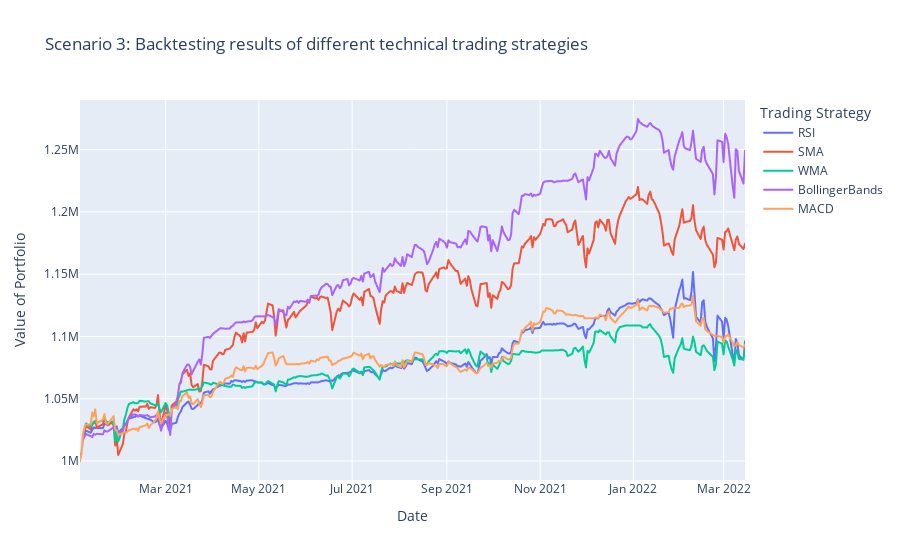

Source (notebook cell):
### Code cell
# Visualizing backtesting results

fig_3 = px.line(scenario_3, x='Date', y=['RSI', 'SMA', 'WMA', 'BollingerBands', 'MACD'], 
    title='Scenario 3: Backtesting results of different technical trading strategies', 
    labels={"variable": "Trading Strategy", "value": "Value of Portfolio"})
fig_3.show()

### Figure 1 — Plotly figure (JSON) as saved in the notebook; plotly's stock layout.template omitted (floating-point values rounded to 4 significant figures; data arrays with more than 128 entries replaced by an {"elided": "..."} marker saying what was removed)
{"data": [{"hovertemplate": "Trading Strategy=RSI<br>Date=%{x}<br>Value of Portfolio=%{y}<extra></extra>", "legendgroup": "RSI", "line": {"color": "#636efa", "dash": "solid"}, "marker": {"symbol": "circle"}, "mode": "lines", "name": "RSI", "showlegend": true, "type": "scattergl", "x": {"elided": "302 str values"}, "xaxis": "x", "y": {"elided": "302 float values"}, "yaxis": "y"}, {"hovertemplate": "Trading Strategy=SMA<br>Date=%{x}<br>Value of Portfolio=%{y}<extra></extra>", "legendgroup": "SMA", "line": {"color": "#EF553B", "dash": "solid"}, "marker": {"symbol": "circle"}, "mode": "lines", "name": "SMA", "showlegend": true, "type": "scattergl", "x": {"elided": "302 str values"}, "xaxis": "x", "y": {"elided": "302 float values"}, "yaxis": "y"}, {"hovertemplate": "Trading Strategy=WMA<br>Date=%{x}<br>Value of Portfolio=%{y}<extra></extra>", "legendgroup": "WMA", "line": {"color": "#00cc96", "dash": "solid"}, "marker": {"symbol": "circle"}, "mode": "lines", "name": "WMA", "showlegend": true, "type": "scattergl", "x": {"elided": "302 str values"}, "xaxis": "x", "y": {"elided": "302 float values"}, "yaxis": "y"}, {"hovertemplate": "Trading Strategy=BollingerBands<br>Date=%{x}<br>Value of Portfolio=%{y}<extra></extra>", "legendgroup": "BollingerBands", "line": {"color": "#ab63fa", "dash": "solid"}, "marker": {"symbol": "circle"}, "mode": "lines", "name": "BollingerBands", "showlegend": true, "type": "scattergl", "x": {"elided": "302 str values"}, "xaxis": "x", "y": {"elided": "302 float values"}, "yaxis": "y"}, {"hovertemplate": "Trading Strategy=MACD<br>Date=%{x}<br>Value of Portfolio=%{y}<extra></extra>", "legendgroup": "MACD", "line": {"color": "#FFA15A", "dash": "solid"}, "marker": {"symbol": "circle"}, "mode": "lines", "name": "MACD", "showlegend": true, "type": "scattergl", "x": {"elided": "302 str values"}, "xaxis": "x", "y": {"elided": "302 float values"}, "yaxis": "y"}], "layout": {"legend": {"title": {"text": "Trading Strategy"}, "tracegroupgap": 0}, "title": {"text": "Scenario 3: Backtesting results of different technical trading strategies"}, "xaxis": {"anchor": "y", "domain": [0, 1], "title": {"text": "Date"}}, "yaxis": {"anchor": "x", "domain": [0, 1], "title": {"text": "Value of Portfolio"}}}}
